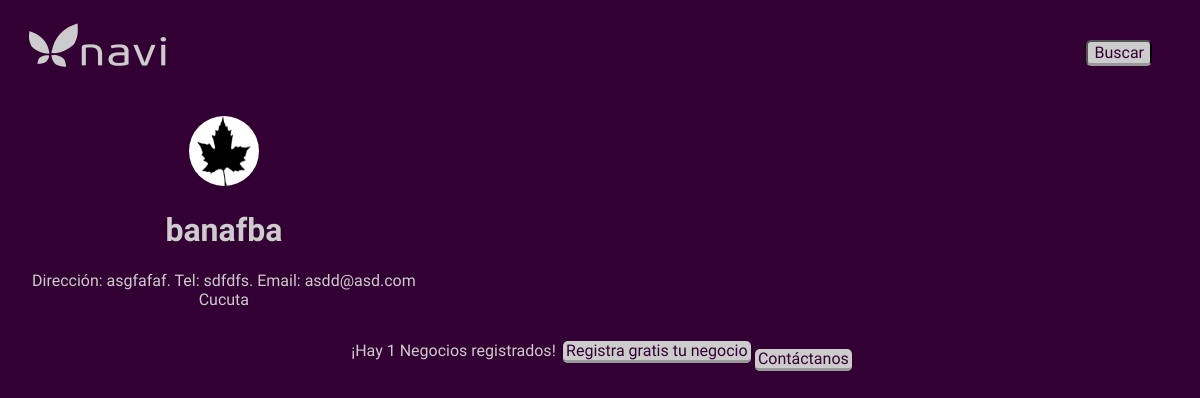
The page /tipo/2 on the database its author committed.
### app/models.py (models this page shows, shortened)
class Negocio(models.Model):
	ciudad = models.ForeignKey(Ciudad)
	direccion = models.CharField(max_length = 140)
	email = models.EmailField(max_length=75)
	logo = models.ImageField(upload_to = True)
	nombre = models.CharField(max_length = 140)
	status = models.BooleanField(default = False)
	tel = models.CharField(max_length = 140)
	tiponegocio = models.ForeignKey(TipoNegocio)

class Ciudad(models.Model):
	nombre = models.CharField(max_length = 140)
	def __str__(self):
		return self.nombre

### app/views.py (the view)
# urls.py: url(r'^tipo/(\d+)$', views.tipo, name='tipo'),
def tipo(request,id_tiponegocio):
	tipos = TipoNegocio.objects.all()
	negocios = Negocio.objects.all()
	ciudades = Ciudad.objects.all()
	if request.GET:
		catched0 = get_object_or_404(TipoNegocio, tiponegocio= request.GET.get('tipo',''))
		catched1 = get_object_or_404(Ciudad, nombre= request.GET.get('ciudad',''))
		negocios2 = Negocio.objects.filter(tiponegocio = catched0 ).filter(ciudad = catched1)
		template = "index.html"
		return render_to_response(template,{"tipos":tipos,"negocios":negocios, "negocios2":negocios2, "ciudades":ciudades,"request":request})
	else:
		catched = get_object_or_404(TipoNegocio, pk= id_tiponegocio)
		negocios2 = Negocio.objects.filter(tiponegocio = catched)
		template = "index.html"
		return render_to_response(template,{"tipos":tipos,"negocios":negocios, "negocios2":negocios2, "ciudades":ciudades,"request":request})

### app/templates/index.html (shortened to what this page needs)
<!DOCTYPE html>
<html lang="es">
<head>
	<link rel="stylesheet" href="/static/normalize.css" />
	<link rel="stylesheet" href="/static/styles.css">
</head>
<body>
	<header>
		<nav>
			<a href="{% url "home" %}" class="icon-logo"></a>
			<a href="{% url "home" %}" class="icon-navi"></a>
			<button class="but">Buscar</button>
		</nav>
	</header>
	<section id="contenido">
		{% for neg in negocios2 %}
		<article class="item">
			<figure class="logoNegocio">
				<img  src="/static/{{neg.logo}}">
			</figure>
			<h1 class="negocio">
				<strong>{{neg.nombre}}</strong>
			</h1>
			<div class="registrado">
				<span>Dirección: {{neg.direccion}}. Tel: {{neg.tel}}. Email: {{neg.email}} </span>
			</div>
			<div class="city">
				<span>{{neg.ciudad}}</span>
			</div>
		</article>
		{% endfor %}
		<article class="oth">
			<span>¡Hay {{negocios|length}} Negocios registrados!  </span>
			<a href="{% url "nuevo" %}" class="but">Registra gratis tu negocio</a>
			<a href="#" class="but">Contáctanos</a>
		</article>
	</section>
</body>
</html>

### app/static/styles.css (style rules this page uses)
body { background: rgb(51,0,51); color: rgb(204,204,204); font-family: 'Open Sans Condensed', sans-serif; font-size: 16px; }
header { max-height: 60px; padding: 1.5em 0 0 1em; position: relative; }
header a { border-radius: 5px; color: rgb(204,204,204); margin-left: 1.5em; text-decoration: none; }
header .but { float: right; margin-right: 3em; margin-top: 1em; }
header .icon-logo { font-size: 2.7em; margin-left: 0.3em; }
header .icon-navi { font-size: 1.8em; margin-left: 0; }
section { position: relative; }
section .oth { padding-bottom: 2em; position: relative; text-align: center; }
section .oth a, section .oth span { padding: 0em .2em 0em .2em; position: inherit; }
section .oth .but:nth-child(odd) { top: 8px; }
section .item { display: inline-block; margin: 3em 2em 2em 2em; text-align: center; }
section .item .logoNegocio img { border-radius: 50%; height: 70px; width: 70px; }
[class^="icon-"], [class*=" icon-"] { font-family: 'icomoon'; speak: none; font-style: normal; font-weight: normal; font-variant: normal; text-transform: none; line-height: 1; -webkit-font-smoothing: antialiased; -moz-osx-font-smoothing: grayscale; }
.but { background: rgb(204,204,204); border-bottom: 3px solid rgb(153,153,153) ; border-radius: 5px; color: rgb(51,0,51); text-decoration: none; }
.icon-logo:before { content: "\e600"; }
.icon-navi:before { content: "\e601"; }

### rows shown on the page
Negocio: logo (picture), nombre "banafba", direccion "asgfafaf", tel "sdfdfs", email "asdd@asd.com", ciudad "Cucuta"

### other values the page prints
{{ negocios|length }} "1"
